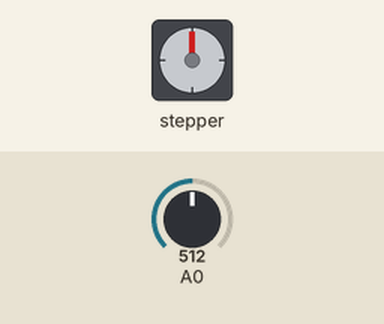
Simulated run of this sketch. Board: ESP8266 (Wemos D1 mini). On the bench: stepper motor. The test bench sets the inputs (shaded band); at power-on: A0 = 512. Stepper angles assume 2048 steps per turn.

Above: at 1.2 s.
1.3 s: A0 set to 317
2.8 s: A0 set to 293
At 4.63 s:
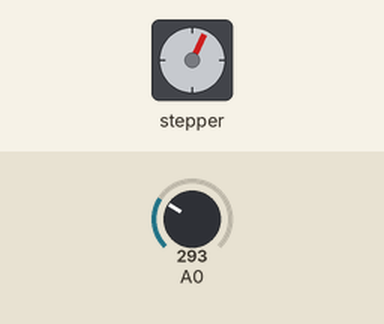
At 5.25 s:
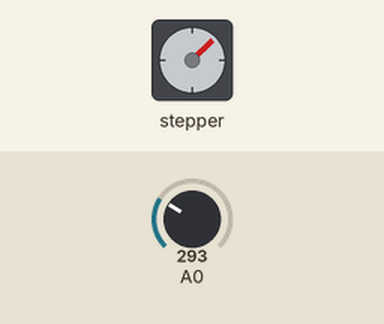
Timing chart, 0 to 20.8 s (numbered marks = the images above; inputs shaded):
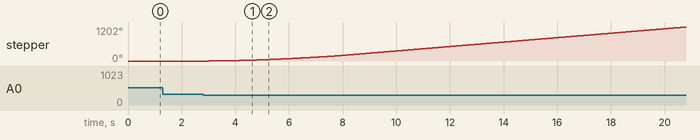

The sketch:

CurtainsMover_photocell.ino
```cpp
/*
Стекч для автоматизации работы домашних рулонных штор. Сделано с применением шагового двигателя 28BYJ-48 и платы контроля ULN2003.
В качестве платы контроллера использовалась Wemos D1 R2.
*/

#include <AccelStepper.h>

// Определение пинов для управления двигателем
#define Pin1  D2 // IN1
#define Pin2  D3 // IN2
#define Pin3  D4 // IN3
#define Pin4  D5 // IN4

// Инициализируемся с последовательностью выводов IN1-IN3-IN2-IN4 для использования AccelStepper с 28BYJ-48
AccelStepper motor(4, Pin1, Pin3, Pin2, Pin4);

int xA0 = 0;
int type = 0; // тип операции - опускаем или поднимаем шторы
int flagEnd = 0; // флаг показывающий подняты или опущены до конца шторы
int distance = 15000; // на сколько закручиваем шторы
int morningLevel = 300;
int nightLevel = 600;
int balance; // остаток непройденного расстояния
int waitingTime = 60000; // время ожидания до следующего измерения фотодетектора
int startFlag = 1;

void setup()
{
    motor.setMaxSpeed(500.0);
    motor.setAcceleration(100.0);
    motor.setSpeed(100);

    pinMode (D2, OUTPUT);
    pinMode (D3, OUTPUT);
    pinMode (D4, OUTPUT);
    pinMode (D5, OUTPUT);

    balance = distance;
}

int MoveMotor(int val)
{
      // режим размотки шторы при наступлении рассвета
      if (val < morningLevel and type == 0 and flagEnd == 0)
      {
          motor.moveTo(distance);
          type = 1;
          startFlag = 0;
      }

      // режим смотки шторы при наступлении заката
      if (val > nightLevel and type == 1 and flagEnd == 0)
      {
          motor.moveTo(-distance);
          type = 0;
          startFlag = 0;
      }

      // если движение началось, но еще не закончилось, то меняем значение флага, чтобы режимы не повторялись
      if (motor.distanceToGo() != 0)
      {
          flagEnd = 1;
      }
      else
      {
          // согнализируем о том, что мотор докрутил шторы
          flagEnd = 0;

          // чтобы мотор не грелся в режиме ожидания, подаем на все обмотки нулевой сигнал
          digitalWrite (D2, LOW);
          digitalWrite (D3, LOW);
          digitalWrite (D4, LOW);
          digitalWrite (D5, LOW);
      }

      // запускаем очередной шаг мотора
      motor.run();
      return motor.distanceToGo();
}

void loop()
{
    // считываем показания модуля фотодетектора и передаем их в функция, отвечающую за движение штор
    xA0 = analogRead(A0);
    balance = MoveMotor(xA0);
    if (balance == 0 and startFlag == 0)
    {
        delay(waitingTime);
    }
}
```

Measured:
- the behaviour switches between 300 and 299 on A0 (found by bisection; images 0 and 1)
- after the input at 1.3 s, every drawn part: stays the same
- after the input at 2.8 s, stepper: keeps turning clockwise at about 68°/s, starting after 0.21 s
